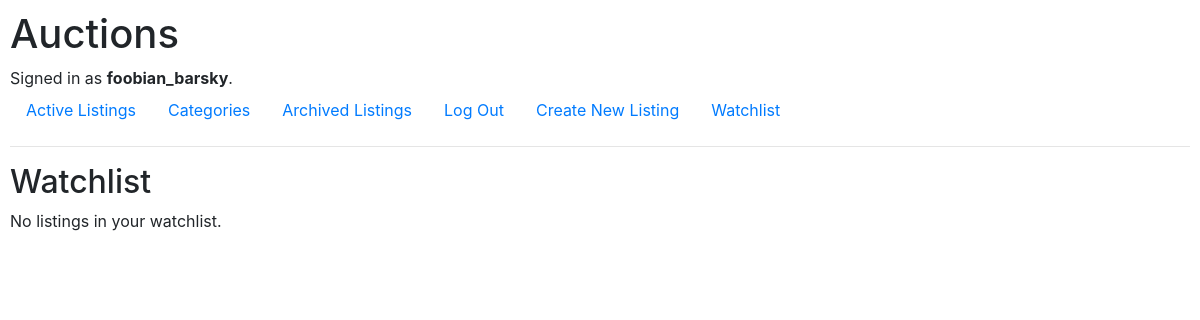
/watchlist (signed in), run on an earlier commit of the app's database.
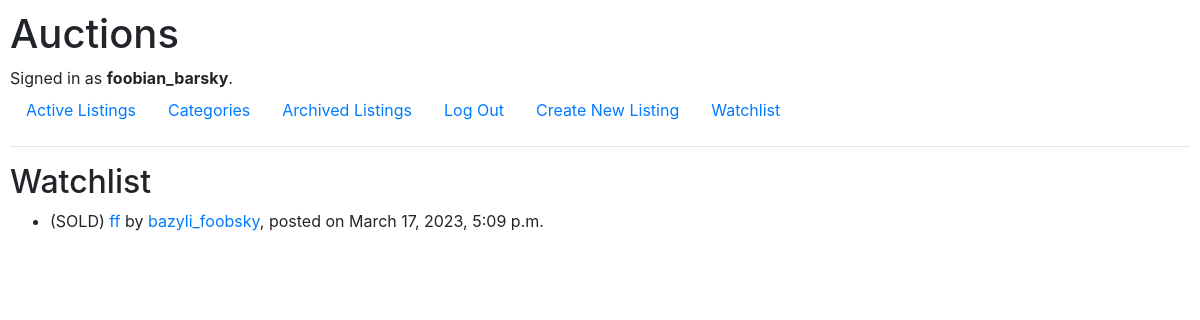
And on a later commit of the database.
### auctions/models.py (models this page shows, shortened)
class User(AbstractUser):
    pass

class Listing(models.Model):
    ELECTRONICS = 'EL'
    CLOTHING = 'CL'
    HOME_AND_GARDEN = 'HG'
    HEALTH_AND_BEAUTY = 'HB'
    SPORTS_AND_OUTDOORS = 'SO'
    TOYS_AND_GAMES = 'TG'
    BOOKS_AND_MEDIA = 'BM'
    AUTOMOTIVE = 'AM'
    PET_SUPPLIES = 'PS'
    FOOD_AND_BEVERAGES = 'FB'
    OTHER = 'OT'
    CATEGORY_CHOICES = [
        CategoryChoice(OTHER, 'Other'),
        CategoryChoice(ELECTRONICS, 'Electronics'),
        CategoryChoice(CLOTHING, 'Clothing'),
        CategoryChoice(HOME_AND_GARDEN, 'Home & Garden'),
        CategoryChoice(HEALTH_AND_BEAUTY, 'Health & Beauty'),
        CategoryChoice(SPORTS_AND_OUTDOORS, 'Sports & Outdoors'),
        CategoryChoice(TOYS_AND_GAMES, 'Toys & Games'),
        CategoryChoice(BOOKS_AND_MEDIA, 'Books & Media'),
        CategoryChoice(AUTOMOTIVE, 'Automotive'),
        CategoryChoice(PET_SUPPLIES, 'Pet Supplies'),
        CategoryChoice(FOOD_AND_BEVERAGES, 'Food & Beverages'),
    ]
    user = models.ForeignKey(User, on_delete=models.CASCADE)
    buyer = models.ForeignKey(User, on_delete=models.SET_NULL, null=True, related_name="buyers")
    title = models.CharField(max_length=50)
    description = models.TextField(max_length=5000)
    starting_bid = models.DecimalField(decimal_places=2, max_digits=10)
    posted_datetime = models.DateTimeField(auto_now_add=True)
    category = models.CharField(max_length=30, choices=CATEGORY_CHOICES, null=True)
    image_url = models.CharField(max_length=2048, null=True)
    active = models.BooleanField(default=True)

### auctions/views.py (the view)
# urls.py: path("watchlist", views.watchlist_view, name="watchlist"),
@login_required(login_url="/login")
def watchlist_view(request):
    listings = Watchlist.objects.get(user=request.user).listings.all()
    return render(request, "auctions/watchlist.html", {"listings": listings})

### auctions/templates/auctions/watchlist.html (shortened to what this page needs)
{% extends "auctions/layout.html" %}
{% block body %}
    <h2>Watchlist</h2>
    {% if not listings %}
        <p>No listings in your watchlist.</p>
    {% endif %}
    <ul>
        {% for listing in listings %}
            <li>
                {% if listing.buyer %}
                    (SOLD)
                {% endif %}
                <a href="{% url 'listing' listing_id=listing.id %}">{{ listing.title }}</a>
                by <a href="{% url 'user' user_id=listing.user.id  %}">{{ listing.user.username}}</a>, posted on {{ listing.posted_datetime}}
                <br>
            </li>
        {% endfor %}
    </ul>
{% endblock %}

### auctions/templates/auctions/layout.html (shortened to what this page needs)
{% load static %}
<!DOCTYPE html>
<html lang="en">
    <head>
        <link rel="stylesheet" href="https://stackpath.bootstrapcdn.com/bootstrap/4.4.1/css/bootstrap.min.css">
        <link href="{% static 'auctions/styles.css' %}" rel="stylesheet">
    </head>
    <body>
        <h1>Auctions</h1>
        <div>
            {% if user.is_authenticated %}
                Signed in as <strong>{{ user.username }}</strong>.
            {% else %}
                Not signed in.
            {% endif %}
        </div>
        <ul class="nav">
            <li class="nav-item">
                <a class="nav-link" href="{% url 'index' %}">Active Listings</a>
            </li>
            <li class="nav-item">
                <a class="nav-link" href="{% url 'categories' %}">Categories</a>
            </li>
            <li class="nav-item">
                <a class="nav-link" href="{% url 'archive' %}">Archived Listings</a>
            </li>
            {% if user.is_authenticated %}
                <li class="nav-item">
                    <a class="nav-link" href="{% url 'logout' %}">Log Out</a>
                </li>
                <li>
                    <a class="nav-link" href="{% url 'create' %}">Create New Listing</a>
                </li>
                <li class="nav-item">
                    <a class="nav-link" href="{% url 'watchlist' %}">Watchlist</a>
                </li>
            {% endif %}
        </ul>
        <hr>
        {% block body %}
        {% endblock %}
    </body>
</html>

### auctions/static/auctions/styles.css (style rules this page uses)
body { padding: 10px; }

What changed in the data, as far as the page shows it:
added Listing: shows "(SOLD)", title "ff", user.username "bazyli_foobsky", posted_datetime "March 17, 2023, 5:09 p.m."
Also different on the page:
text no longer shown: "No listings in your watchlist."
